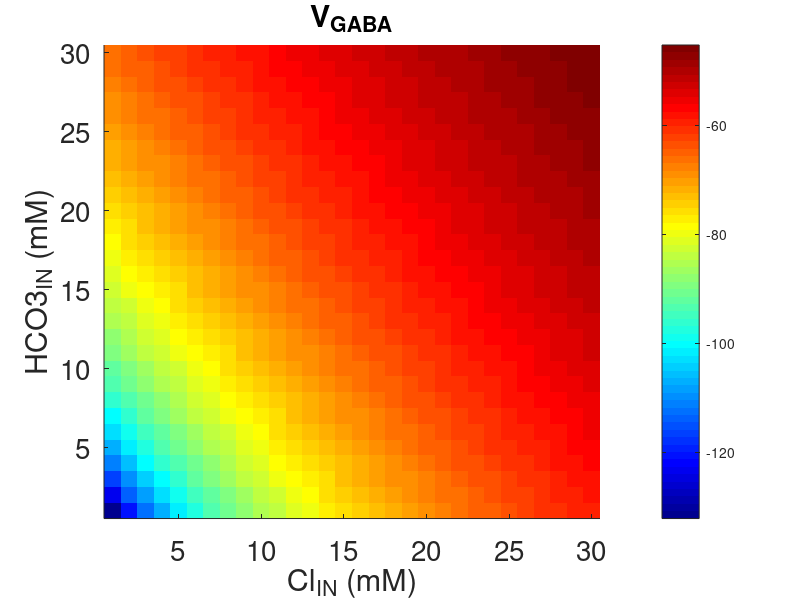

MATLAB code to generate this figure: (Note: this script raises an error after producing the figure.)
%%

Cli=1:1:30;
HCO3i=1:1:30;

VGABA=zeros(length(Cli),length(HCO3i));

e0_E=26.6393;   % RT/F, in Nernst equation

T=23+273.15;    
R=8.314;
F=96485.332;


HCO3o=80;       % mM 26
Clo_E=250;      % mM 130


for i=1:1:length(Cli)
    for j=1:1:length(HCO3i)
    VGABA(i,j)=(R*T/F)*log((4*Cli(i)+3*HCO3i(j))./(4*Clo_E+3*HCO3o))*1000;  % to get mV
    end
end
%%

%%
figure
imagesc(VGABA')
title('V_{GABA}')
xlabel('Cl_{IN} (mM)')
ylabel('HCO3_{IN} (mM)');
set(gca,'FontSize',20);             % set the axis with big font
set(gca,'YDir','normal');
box off
colormap('jet');
colorbar;

% scale the colormap
cmin=-120;
cmax=-40;
%caxis([cmin cmax]);

%%

%% Check VGABA difference in the key points

VGABA(8,30) -VGABA(14,15)

%%


%% VGABA and the number of spikes

figure;

% plot VGABA
yyaxis left
plot(1:20,VGABA(:,15),1:20,VGABA(:,30));
xlabel('[Cl^-_i]')
ylabel('E_{GABA} (mV)')

% plot the spikes
yyaxis right
plot(1:20,VS(15,1:20),1:20,VS(30,1:20));
ylabel('Spikes after HFS')

%%